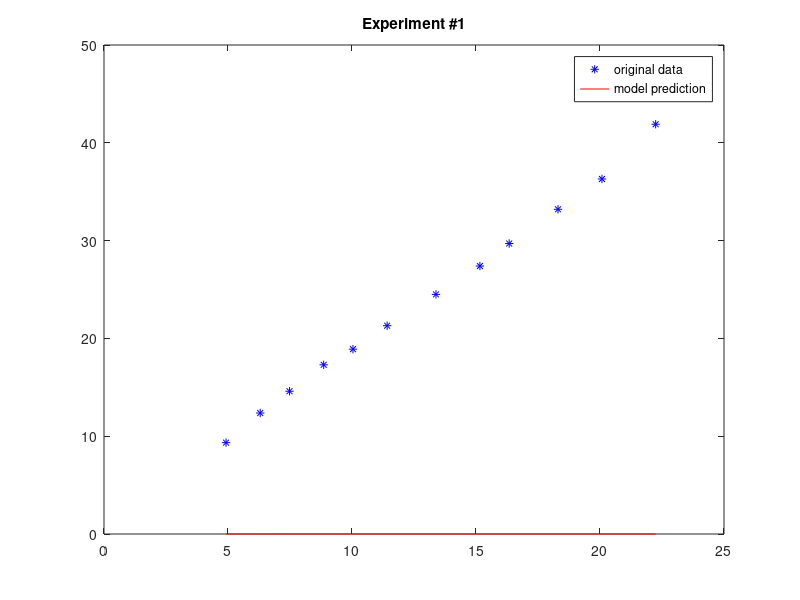
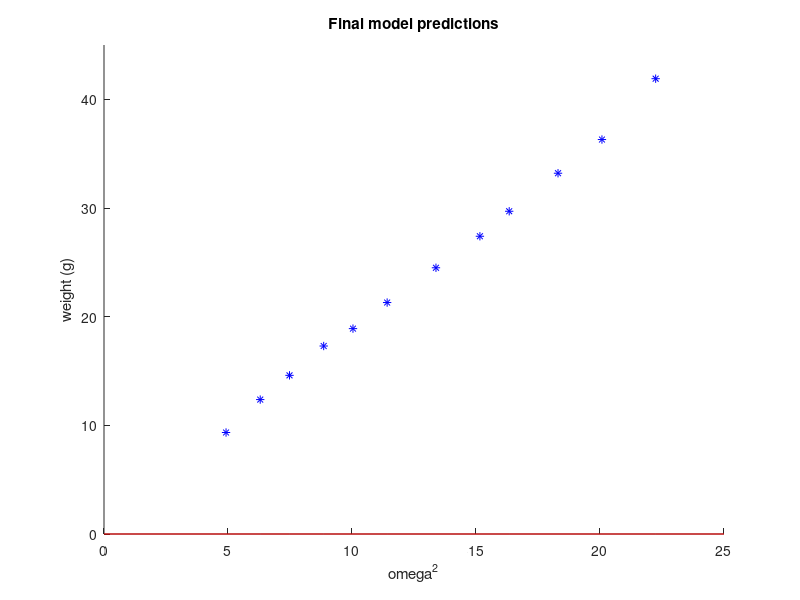

Write MATLAB code to recreate these figures, in order.
function [Kf,KfSigma] = fitKfParams()
% finds Kf from the model
% omega^2 = u
% thrust = Kf*omega^2
% weight(grams) = (1000/g)*Kf*u

% 5 and 6 had a B_OFFSET of about 2 (onboard)
r5 = [
2.9527 6.10;
4.7244 10.80;
6.8897 15.01;
9.0551 18.64;
11.6142 22.60;
12.99 25.05;
14.7638 28.40;
16.1417 31.0;
17.3228 33.0;
19.0944 36.2;
];

r6 = [
3.937 8.6;
5.9055 12.6;
9.2519 18.76;
11.81102 23.09;
15.3543 29.75;
18.8976 36.45;
];

% 7 and 8 had a B_OFFSET of about 3 (onboard)
r7 = [
13.18897 23.3;
15.3593 27.4;
17.12598 30.8;
19.09488 34.6;
20.6693 37.9;
];

r8 = [
5.31496 10.0;
7.0866 13.6;
9.2519 17.5;
11.0236 20.3;
12.2047 22.3;
14.1732 25.2;
15.7480 28.3;
18.9133 32.3;
20.0787 36.0;
21.6535 40.0;
];

% 9 had a B_OFFSET of 2.8 (onboard)
r9 = [
4.9212 9.34;
6.2992 12.37;
7.4803 14.6;
8.8583 17.3;
10.03937 18.9;
11.4171 21.3;
13.3858 24.5;
15.1575 27.4;
16.3386 29.7;
18.3071 33.2;
20.0787 36.3;
22.2441 41.9;
];

exp = {r5,r6};
exp = {r7,r8};
exp = {r9};

Kfs = zeros(1,numel(exp));

x0 = 1;
for i=1:numel(exp);
  data = exp{i};
  
  w = warning('off','optim:fminunc:SwitchingMethod');
  params = fmincon(@(x)modelfit(x,data),x0,-1,0,[],[],[],[],[],struct('Display','off'));
  warning(w);
  
  figure(1);
  subplot(numel(exp),1,i);
  plot(data(:,1),data(:,2),'b*',data(:,1),evalparams(params,data(:,1)),'r');
  legend('original data','model prediction');
  title(sprintf('Experiment #%d',i));
  
  Kfs(i) = params(1);
end

Kf = mean(Kfs);
KfSigma = std(Kfs);

% plot the final model
figure(2)
hold on
for i=1:numel(exp)
  data = exp{i};
  plot(data(:,1),data(:,2),'b*');
end
% uses the sample points of the last exp
plot([0;data(:,1);25],evalparams(Kf,[0;data(:,1);25]),'r');
title('Final model predictions');
xlim([0 25]);
ylim([0,45]);
xlabel('omega^2');
ylabel('weight (g)');

end

function c = modelfit(params,data)
  w = evalparams(params,data(:,1));
  dw = w-data(:,2);
  c = dw'*dw;
end

function w = evalparams(params,u)
  g = 9.8;
  Kf = params(1);
  w = (1000/g)*Kf*u;
end
